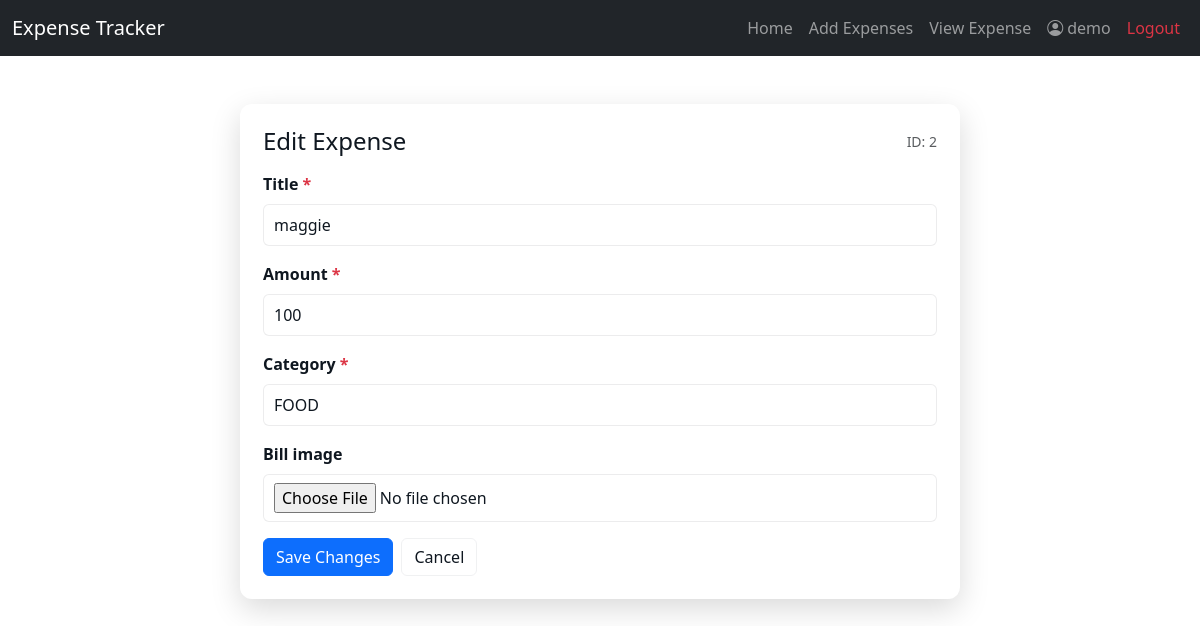
Screenshot of /expense/2/edit/ (signed in) with the database file from the repository.
### myapp/models.py (models this page shows, shortened)
class Expense(models.Model):
    title=models.CharField(max_length=200)
    amount=models.PositiveIntegerField()
    CATEGORY_CHOICES=(
        ("food","FOOD"),
        ("housing","Housing"),
        ("Travel","Travel"),
        ("Others","Others")
    )
    category=models.CharField(max_length=100,choices=CATEGORY_CHOICES,default="Others")
    created_at=models.DateTimeField(auto_now_add=True)
    owner=models.ForeignKey(User,on_delete=models.CASCADE)
    bill_image = models.ImageField(upload_to='bills/', null=True, blank=True)

### myapp/views.py (the view, shortened to what this page needs)
# urls.py: path('expense/<int:id>/edit/', EditExpense.as_view(), name='editexpense'),
@method_decorator(login_required(login_url='signin'), name='dispatch')
class EditExpense(View):
    def get(self, request, *args, **kwargs):
        expense_id = kwargs.get("id")
        expense_obj = get_object_or_404(Expense, id=expense_id)
        if expense_obj.owner != request.user:
            return HttpResponseForbidden("You do not have permission to edit this expense.")
        form = ExpenseForm(instance=expense_obj)
        return render(request, "edit_expense.html", {"form": form, "expense": expense_obj})

### myapp/forms.py
class ExpenseForm(forms.ModelForm):
    class Meta:
        model=Expense
        fields=["title","amount","category", "bill_image"]
        widgets = {
            "title": forms.TextInput(attrs={
                "class": "form-control",
                "placeholder": "Enter title"
            }),
            "amount": forms.NumberInput(attrs={
                "class": "form-control",
                "placeholder": "Enter amount"
            }),
            "category": forms.Select(attrs={
                "class": "form-control"
            }),
        }

### templates/edit_expense.html (shortened to what this page needs)
{% extends 'base.html' %}
{% block main_block %}
<div class="container">
  <div class="edit-card">
    <div class="d-flex justify-content-between align-items-center mb-3">
      <h4 class="mb-0">Edit Expense</h4>
      <small class="text-muted">ID: {{ expense.id }}</small>
    </div>
    <form method="post" enctype="multipart/form-data"  novalidate>
      {% for field in form %}
        <div class="mb-3">
          <label class="form-label label-strong" for="{{ field.id_for_label }}">
            {{ field.label }}
            {% if field.field.required %}<span class="text-danger">*</span>{% endif %}
          </label>
          {{ field }}
        </div>
      {% endfor %}
      <div class="btn-row">
        <button type="submit" class="btn btn-primary">Save Changes</button>
        <a href="{% url 'home' %}" class="btn btn-cancel">Cancel</a>
      </div>
    </form>
  </div>
</div>
{% endblock %}

### templates/base.html (shortened to what this page needs)
<!DOCTYPE html>
<html lang="en">
<head>
    <link href="https://cdn.jsdelivr.net/npm/bootstrap@5.3.8/dist/css/bootstrap.min.css" rel="stylesheet">
    <link rel="stylesheet" href="https://cdn.jsdelivr.net/npm/bootstrap-icons@1.11.1/font/bootstrap-icons.css">
    <link href="https://cdn.jsdelivr.net/npm/bootstrap@5.3.2/dist/css/bootstrap.min.css" rel="stylesheet">
<link rel="stylesheet" href="https://cdn.jsdelivr.net/npm/bootstrap-icons@1.11.1/font/bootstrap-icons.css">
</head>
<body>
<nav class="navbar navbar-expand-lg navbar-dark bg-dark">
  <div class="container-fluid">
    <a class="navbar-brand" href="#">Expense Tracker</a>
    <div class="collapse navbar-collapse" id="navbarNav">
      <ul class="navbar-nav ms-auto">
        <li class="nav-item">
          <a class="nav-link " href="{% url 'index' %}">Home</a>
        </li>
        <li class="nav-item">
          <a class="nav-link" href="{% url 'addexpense' %}">Add Expenses</a>
        </li>
         <li class="nav-item">
          <a class="nav-link " href="{% url 'home' %}">View Expense</a>
        </li>
        {% if request.user.is_authenticated %}
        <li class="nav-item">
          <a class="nav-link d-flex align-items-center gap-1" href="#">
            <i class="bi bi-person-circle"></i>
            {{ request.user.username }}
          </a>
        </li>
        <li class="nav-item">
          <a class="nav-link text-danger" href="{% url 'signout' %}">
            Logout
          </a>
        </li>
        {% endif %}
      </ul>
    </div>
  </div>
</nav>
<div class="container mt-4">
  {% block main_block %}
  {% endblock %}
</div>
</body>
</html>

### templates/edit_expense.html (style rules this page uses)
.edit-card { max-width: 720px; margin: 48px auto; border-radius: 12px; background: rgba(255,255,255,0.08); border: 1px solid rgba(255,255,255,0.14); backdrop-filter: blur(7px) saturate(140%); -webkit-backdrop-filter: blur(7px) saturate(140%); box-shadow: 0 10px 30px rgba(0,0,0,0.15); color: #0f1720; padding: 22px; }
label.label-strong { font-weight:600; }
.edit-card input, .edit-card select, .edit-card textarea { width: 100%; padding: .5rem .625rem; border-radius: .375rem; border: 1px solid rgba(15,21,32,0.08); background: #fff; color: inherit; box-sizing: border-box; }
.btn-cancel { background: transparent; border: 1px solid rgba(15,21,32,0.06); color: inherit; }
.btn-row { display:flex; gap: .5rem; align-items:center; }

### rows the page displays
Expense: id "2", form "maggie" "100" "FOOD"

### other values shown
{{ request.user.username }} "demo"
{{ field.label }} "Title" "Amount" "Category" "Bill image"
